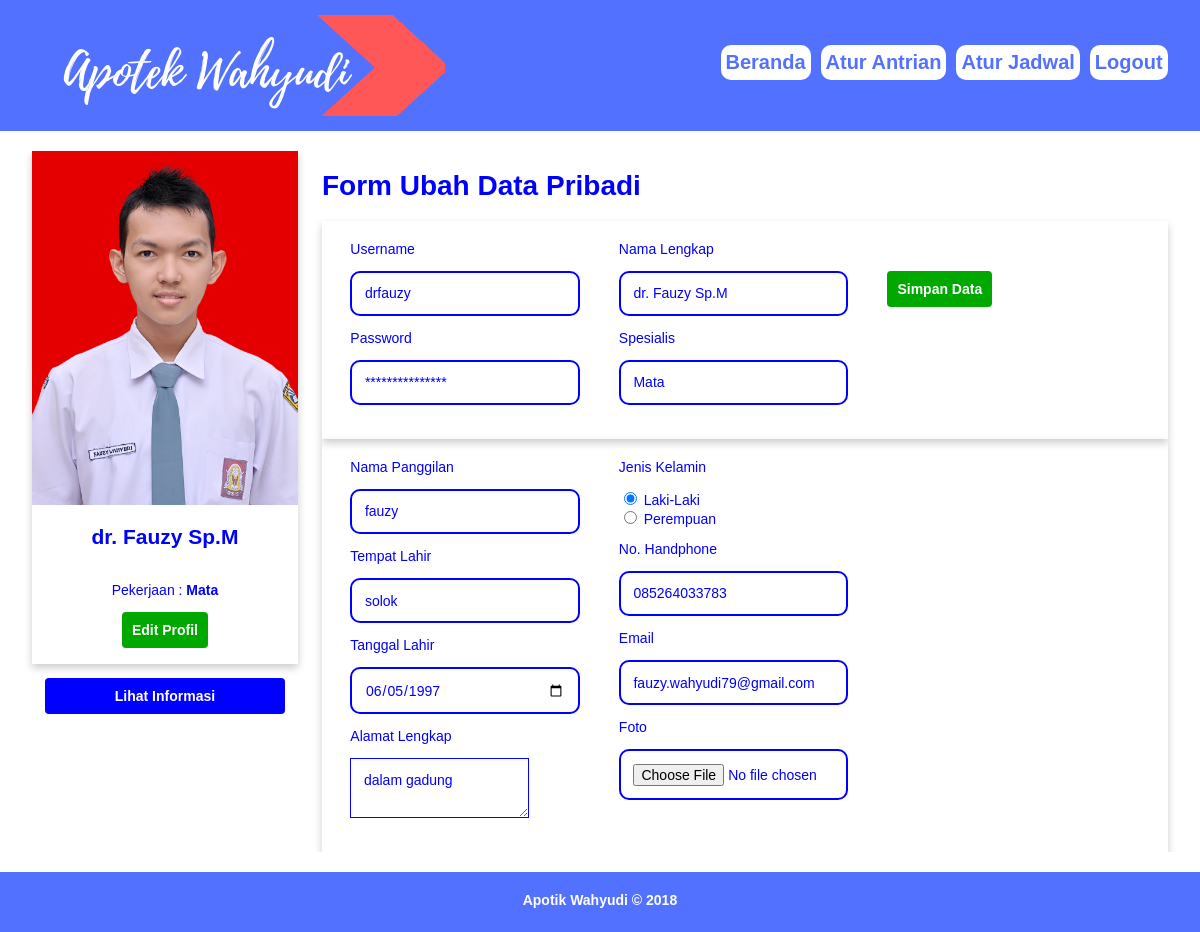
The page /dok.php?p=profileditdok&user=drfauzy (signed in) on the database its author committed.
### tables this page shows
CREATE TABLE `tbl_dokter` (
  `id` int(11) NOT NULL,
  `username` varchar(20) NOT NULL,
  `password` text NOT NULL,
  `nama` varchar(50) NOT NULL,
  `pekerjaan` text NOT NULL,
  `panggilan` varchar(10) NOT NULL,
  `tmplahir` varchar(25) NOT NULL,
  `tgllahir` date NOT NULL DEFAULT '0000-00-00',
  `jk` char(1) NOT NULL,
  `alamat` text NOT NULL,
  `nohp` varchar(15) NOT NULL,
  `email` varchar(30) NOT NULL,
  `foto` text NOT NULL,
  `tglreg` datetime NOT NULL DEFAULT '0000-00-00 00:00:00',
  `status` int(11) NOT NULL,
  `lastlogin` datetime NOT NULL DEFAULT '0000-00-00 00:00:00'
);

### profileditdok.php (the view, shortened to what this page needs)
<?php
$sqlm = mysqli_query($kon, "select * from tbl_dokter where username='$_GET[user]'");
$rm = mysqli_fetch_array($sqlm);
?>
<h1>Form Ubah Data Pribadi</h1>
<form name="form1" method="post" action="" enctype="multipart/form-data">
  <div class="profil">
<div class="grid">
<div class="dh4">
  Username <br>
  <input name="user" type="text" id="username" value="<?php echo "$rm[username]"; ?>" disabled>
 <p>Password  <br>
    <input name="password" type="text" id="password" value="***************" disabled>
  </div>
  <div class="dh4">
  Nama Lengkap <br>
    <input name="nama" type="text" id="nama" value="<?php echo "$rm[nama]"; ?>">
  <p>Spesialis <br>
    <input name="pekerjaan" type="text" id="pekerjaan" value="<?php echo "$rm[pekerjaan]"; ?>">
  </div>
  <div class="dh4">
    <p></p><br>
    <input name="simpan" type="submit" id="simpan" value="Simpan Data" class="btn btn-edit">
  </div>
  </div>
  </div>
  <div class="profil">
<div class="grid">
<div class="dh4">
  Nama Panggilan<br>
    <input name="panggilan" type="text" id="panggilan" value="<?php echo "$rm[panggilan]"; ?>">
  <p>Tempat Lahir <br>
    <input name="tmplahir" type="text" id="tmplahir" value="<?php echo "$rm[tmplahir]"; ?>">
  <p>Tanggal Lahir  <br>
    <input name="tgllahir" type="date" id="tgllahir" value="<?php echo "$rm[tgllahir]"; ?>">
  <p>Alamat Lengkap <br>
    <textarea name="alamat" id="alamat"><?php echo "$rm[alamat]"; ?></textarea>
	</div>
	<div class="dh4">
	<?php
  $p="";
  $l="";
  if($rm["jk"] == "L"){ $l = " checked"; }
  else if($rm["jk"] == "P"){ $p = " checked"; }
  ?>
  Jenis Kelamin <p>
    <input name="jk" type="radio" value="L" <?php echo "$l"; ?>>
    Laki-Laki<br>
    <input name="jk" type="radio" value="P" <?php echo "$p"; ?>>
    Perempuan
  <p>No. Handphone <br>
    <input name="nohp" type="text" id="nohp" value="<?php echo "$rm[nohp]"; ?>">
  <p>Email   <br>
    <input name="email" type="text" id="email" value="<?php echo "$rm[email]"; ?>">
  <p>Foto   <br>
    <input name="foto" type="file" id="foto">
  </div>
  </div>
  </div>
</form>

### kiridok.php (shortened to what this page needs)
<div class="card">
<?php
if(!empty($rm["foto"])){
	$foto = "foto/$rm[foto]";
}else{
	$foto = "foto/avatar.png";
}
?>
<img src="<?php echo "$foto"; ?>" alt="Avatar" style="width:100%">
<div class="isicard">
<?php
  echo "<h2>$rm[nama]</h2>";
  echo "<p><br>Pekerjaan : <b>$rm[pekerjaan] </b></p>";
?>
<a href="<?php echo "?p=profileditdok&user=$rm[username]";?>"><button type="button" class="btn btn-edit">Edit Profil</button></a>
</div>
</div>
<p>
<div align="center">
<a href="<?php echo "?p=profil"; ?>"><button type="button" class="btn btn-menu">Lihat Informasi</button></a><p></p>
</div>

### style.css (style rules this page uses)
body { font-family:Arial; font-size:14px; padding:0px; margin:0px; }
.grid { width:100%; overflow:hidden; }
.dh4 { width:31.25%; }
.dh1, .dh2, .dh3, .dh4, .dh5, .dh6, .dh7, .dh8, .dh9, .dh10, .dh11, .dh12 { float:left; display:inline; margin:0 1.04%; }
.card { box-shadow: 0 4px 8px 0 rgba(0,0,0,0.2); }
.isicard { padding:2px 16px; text-align:center; }
.profil { box-shadow: 0 4px 8px 0 rgba(0,0,0,0.2); padding:20px; height:auto; }
input[type="text"], input[type="password"], input[type="date"], input[type="file"], input[type="time"], input[type="number"], select { width:200px; padding:0.9em; margin-top:1em; border:2px solid blue; background-color:#FFFFFF; color:blue; font-family:Arial; font-size:14px; border-radius: 10px; }
textarea { width:60%; padding:0.9em; margin-top:1em; border:1px solid blue; background-color:#FFFFFF; color:blue; font-family:Arial; font-size:14px; }
input[type="submit"] { font-family:Arial; font-size:14px; padding:9px; cursor:pointer; border:1px solid transparent; border-radius:4px; }
.btn { font-family:Arial; font-size:14px; padding:9px; cursor:pointer; border:1px solid transparent; border-radius:4px; }
.btn-edit { color:#FFFFFF; background-color:#00A800; width:auto; font-weight: bold; }
.btn-menu { color:#FFFFFF; background-color:blue; width:90%; font-weight:bold; }

### rows shown on the page
tbl_dokter: foto (picture), nama "dr. Fauzy Sp.M", pekerjaan "Mata", user "drfauzy", panggilan "fauzy", tmplahir "solok", tgllahir "06/05/1997", alamat "dalam gadung", nohp "085264033783", email "fauzy.wahyudi79@gmail.com"
